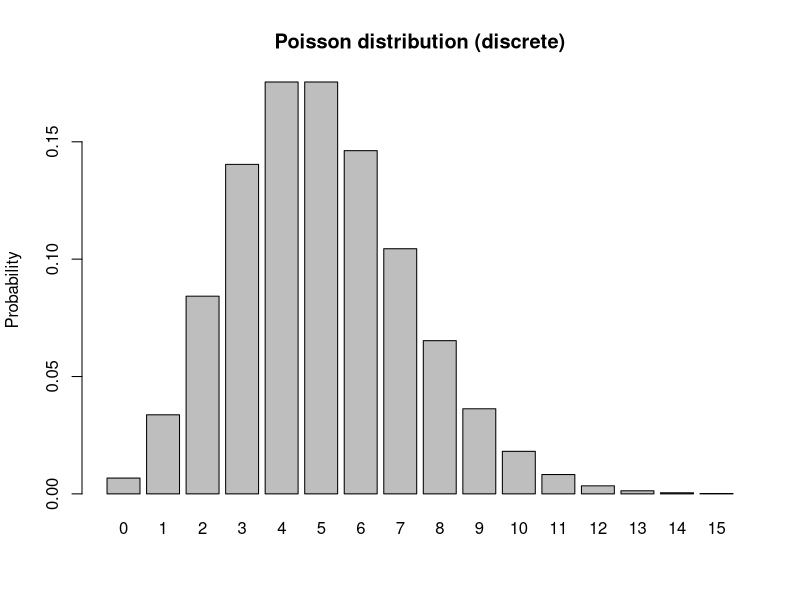
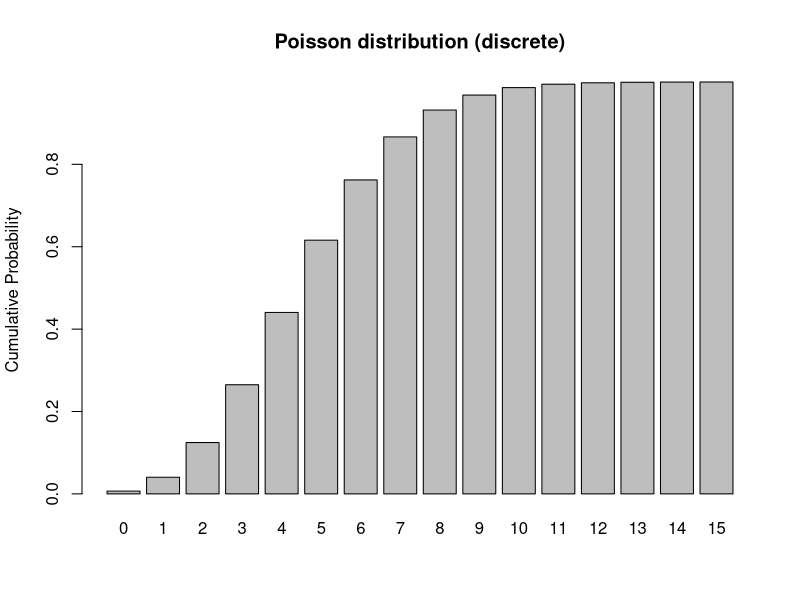
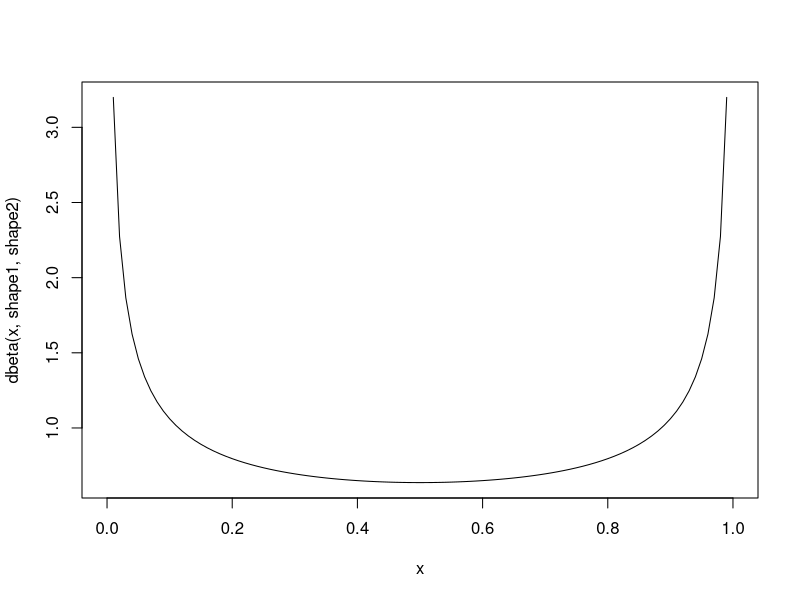
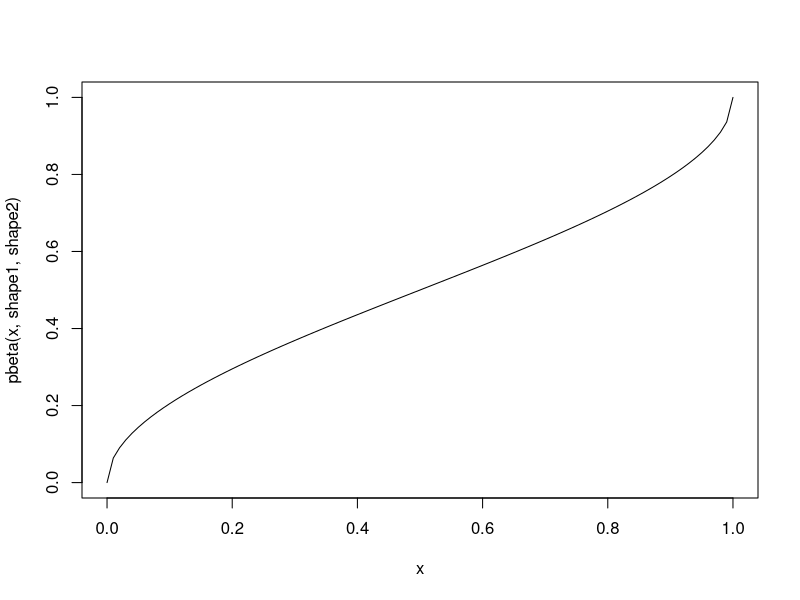

The R script that drew these images, in order:
## ---- chunk 1
knitr::opts_chunk$set(echo = TRUE, cache = TRUE)
## ---- chunk 2
n_red <- 104
n_blue <- 55
n_green <- 30

allSpheres <- c(n_red,n_blue,n_green)
names(allSpheres) <- c("red","blue","green")

## ---- chunk 3
P_blue <- allSpheres["blue"]/sum(allSpheres)
P_blue

## ---- chunk 4

Prob <- allSpheres/sum(allSpheres)
Prob

## ---- chunk 5
as.numeric( Prob["blue"] + Prob["red"] )
## ---- chunk 6
as.numeric( Prob["blue"] + Prob["red"] + Prob["green"] )
## ---- chunk 7
as.numeric( Prob["blue"] * Prob["red"] )
## ---- chunk 8
as.numeric( (Prob["blue"] * Prob["red"]) + (Prob["red"] * Prob["blue"]) )
## ---- chunk 9
n_red_sphere <- 39
n_blue_sphere <- 76
n_red_cube <- 101
n_blue_cube <- 25

allSpheres <- c(n_red_sphere,n_blue_sphere)
allCubes <- c(n_red_cube,n_blue_cube)
allTypes <- c(allSpheres,allCubes)
allTypes <- matrix(allTypes,nrow=2,ncol=2,byrow=T)
rownames(allTypes) <- c("sphere","cube")
colnames(allTypes) <- c("red","blue")
allTypes

Prob_Shape <- apply(allTypes,1,sum)/sum(allTypes)
Prob_Shape

Prob_Color <- apply(allTypes,2,sum)/sum(allTypes)
Prob_Color

## ---- chunk 10
Prob_Color["red"]
## ---- chunk 11
as.numeric( Prob_Color["blue"] * Prob_Shape["cube"])  

## ---- chunk 12
(allTypes/sum(allTypes))["cube","blue"]   
## ---- chunk 13
as.numeric( Prob_Color["blue"] + Prob_Shape["cube"])  

## ---- chunk 14
as.numeric( Prob_Color["blue"] + Prob_Shape["cube"] - (Prob_Color["blue"] * Prob_Shape["cube"])  )     # not mutually exclusive
## ---- chunk 15
as.numeric( Prob_Color["blue"] + Prob_Shape["cube"] - (Prob_Color["blue"] * Prob_Shape["cube"])  )  
## ---- chunk 16
(allTypes/sum(allTypes))["cube","blue"] / Prob_Shape["cube"]

## ---- chunk 17
as.numeric( Prob_Color["blue"] * (allTypes/sum(allTypes))["cube","blue"] / Prob_Color["blue"] )

## ---- chunk 18
as.numeric( ((allTypes/sum(allTypes))["cube","blue"] / Prob_Shape["cube"]) * Prob_Shape["cube"] + 
              ((allTypes/sum(allTypes))["sphere","blue"] / Prob_Shape["sphere"]) * Prob_Shape["sphere"]  )
## ---- chunk 19
Prob_Disease <- c(1,999999)     # disease prevalence 
Prob_Disease <- Prob_Disease/sum(Prob_Disease)
names(Prob_Disease) <- c("yes","no")
Prob_Disease
## ---- chunk 20

as.numeric( 1*Prob_Disease["yes"] + 0.01*Prob_Disease["no"] )

## ---- chunk 21
##### Monty Hall simulation code (code by Corey Chivers 2012)
#####################################################
# Simulation of the Monty Hall Problem
# Demonstrates that switching is always better
# than staying with your initial guess
#
# Corey Chivers, 2012
#####################################################
 
monty<-function(strat='stay',N=1000,print_games=TRUE){
  doors<-1:3 #initialize the doors behind one of which is a good prize
  win<-0 #to keep track of number of wins
  
  for(i in 1:N){
    prize<-floor(runif(1,1,4)) #randomize which door has the good prize
    guess<-floor(runif(1,1,4)) #guess a door at random
    
    ## Reveal one of the doors you didn't pick which has a bum prize
    if(prize!=guess)
      reveal<-doors[-c(prize,guess)]
    else
      reveal<-sample(doors[-c(prize,guess)],1)
    
    ## Stay with your initial guess or switch
    if(strat=='switch')
      select<-doors[-c(reveal,guess)]
    if(strat=='stay')
      select<-guess
    if(strat=='random')
      select<-sample(doors[-reveal],1)
    
    ## Count up your wins
    if(select==prize){
      win<-win+1
      outcome<-'Winner!'
    }else
      outcome<-'Loser!'
    
    if(print_games)
      cat(paste('Guess: ',guess,
          '\nRevealed: ',reveal,
          '\nSelection: ',select,
          '\nPrize door: ',prize,
          '\n',outcome,'\n\n',sep=''))
  }
  cat(paste('Using the ',strat,' strategy, your win percentage was ',win/N*100,'%\n',sep='')) #Print the win percentage of your strategy
}

## ---- chunk 22
monty(strat="stay",print_games=FALSE)

## ---- chunk 23
mean <- 5
rpois(10,mean)    # the random numbers have no decimal component

             # plot a discrete distribution!
xvals <- seq(0,15,1)
probs <- dpois(xvals,lambda=mean)
names(probs) <- xvals
               
barplot(probs,ylab="Probability",main="Poisson distribution (discrete)")

barplot(cumsum(probs),ylab="Cumulative Probability",main="Poisson distribution (discrete)")   # cumulative distribution

sum(probs)   # just to make sure it sums to 1!  Does it??? 

## ---- chunk 24

shape1 = 0.5
shape2 = 0.5

rbeta(10,shape1,shape2)

curve(dbeta(x,shape1,shape2))   # probability density

curve(pbeta(x,shape1,shape2))   # cumulative distribution

integrate(f=dbeta,lower=0,upper=1,shape1=shape1,shape2=shape2)    # just to make sure it integrates to 1!!
